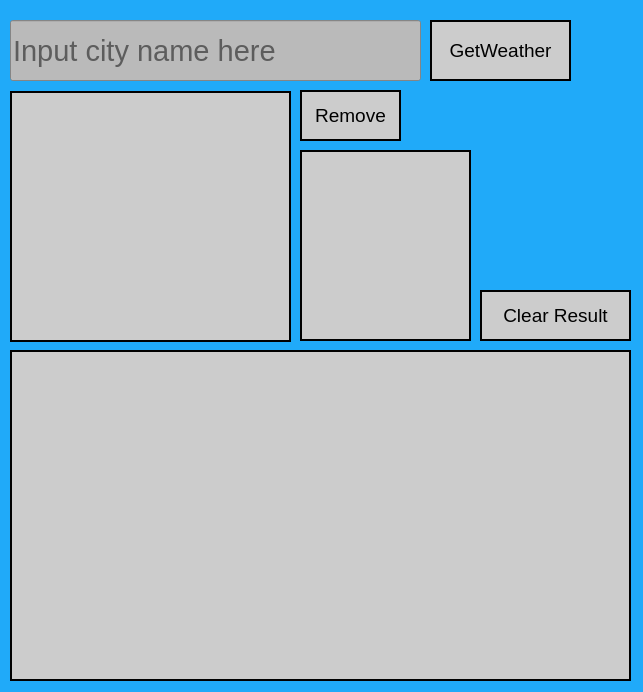
<?xml version="1.0" encoding="UTF-8"?>
<ui version="4.0">
 <class>WeatherInformationSystem</class>
 <widget class="QMainWindow" name="WeatherInformationSystem">
  <property name="geometry">
   <rect>
    <x>0</x>
    <y>0</y>
    <width>643</width>
    <height>692</height>
   </rect>
  </property>
  <property name="acceptDrops">
   <bool>true</bool>
  </property>
  <property name="windowTitle">
   <string>WeatherInformationSystem</string>
  </property>
  <property name="autoFillBackground">
   <bool>false</bool>
  </property>
  <property name="styleSheet">
   <string notr="true">QWidget{background-color: #20AAF9;}
QPushButton{
background-color: #CCCCCC;
font-size: 19px;
border: 2px solid black;	
}
QListWidget{
background-color: #CCCCCC;
font-size: 19px;	
border: 2px solid black;
}
QLabel{
background-color: #CCCCCC;
font-size: 19px;	
border: 2px solid black;
}
QCheckBox{
background-color: #CCCCCC;
font-size: 19px;	
border: 2px solid black;
}
QSlider{
background-color: #CCCCCC;
font-size: 19px;	
border: 2px solid black;
}</string>
  </property>
  <widget class="QWidget" name="centralwidget">
   <widget class="QListWidget" name="weather_res">
    <property name="geometry">
     <rect>
      <x>10</x>
      <y>350</y>
      <width>621</width>
      <height>331</height>
     </rect>
    </property>
    <property name="font">
     <font>
      <family>Arial</family>
      <pointsize>18</pointsize>
      <weight>50</weight>
      <italic>false</italic>
      <bold>false</bold>
     </font>
    </property>
    <property name="styleSheet">
     <string notr="true">font: 18pt &quot;Arial&quot;;</string>
    </property>
   </widget>
   <widget class="QLineEdit" name="cityName">
    <property name="geometry">
     <rect>
      <x>10</x>
      <y>20</y>
      <width>411</width>
      <height>61</height>
     </rect>
    </property>
    <property name="font">
     <font>
      <family>Arial</family>
      <pointsize>22</pointsize>
      <weight>50</weight>
      <italic>false</italic>
      <bold>false</bold>
     </font>
    </property>
    <property name="autoFillBackground">
     <bool>false</bool>
    </property>
    <property name="styleSheet">
     <string notr="true">background-color: rgb(186, 186, 186);
font: 22pt &quot;Arial&quot;;</string>
    </property>
    <property name="text">
     <string/>
    </property>
    <property name="placeholderText">
     <string>Input city name here</string>
    </property>
   </widget>
   <widget class="QPushButton" name="weatherButton">
    <property name="geometry">
     <rect>
      <x>430</x>
      <y>20</y>
      <width>141</width>
      <height>61</height>
     </rect>
    </property>
    <property name="font">
     <font>
      <family>Arial</family>
      <pointsize>14</pointsize>
      <weight>50</weight>
      <italic>false</italic>
      <bold>false</bold>
     </font>
    </property>
    <property name="styleSheet">
     <string notr="true">font: 14pt &quot;Arial&quot;;</string>
    </property>
    <property name="text">
     <string>GetWeather</string>
    </property>
   </widget>
   <widget class="QPushButton" name="clearButton">
    <property name="geometry">
     <rect>
      <x>480</x>
      <y>290</y>
      <width>151</width>
      <height>51</height>
     </rect>
    </property>
    <property name="font">
     <font>
      <family>Arial</family>
      <pointsize>14</pointsize>
      <weight>50</weight>
      <italic>false</italic>
      <bold>false</bold>
     </font>
    </property>
    <property name="styleSheet">
     <string notr="true">font: 14pt &quot;Arial&quot;;</string>
    </property>
    <property name="text">
     <string>Clear Result</string>
    </property>
   </widget>
   <widget class="QListWidget" name="city_list">
    <property name="geometry">
     <rect>
      <x>10</x>
      <y>91</y>
      <width>281</width>
      <height>251</height>
     </rect>
    </property>
    <property name="styleSheet">
     <string notr="true">font: 16pt &quot;MS Shell Dlg 2&quot;;</string>
    </property>
   </widget>
   <widget class="QListWidget" name="days_list">
    <property name="geometry">
     <rect>
      <x>300</x>
      <y>150</y>
      <width>171</width>
      <height>191</height>
     </rect>
    </property>
    <property name="styleSheet">
     <string notr="true">font: 14pt &quot;MS Shell Dlg 2&quot;;</string>
    </property>
   </widget>
   <widget class="QPushButton" name="removeCity_Button">
    <property name="geometry">
     <rect>
      <x>300</x>
      <y>90</y>
      <width>101</width>
      <height>51</height>
     </rect>
    </property>
    <property name="font">
     <font>
      <family>Arial</family>
      <pointsize>14</pointsize>
      <weight>50</weight>
      <italic>false</italic>
      <bold>false</bold>
     </font>
    </property>
    <property name="styleSheet">
     <string notr="true">font: 14pt &quot;Arial&quot;;</string>
    </property>
    <property name="text">
     <string>Remove</string>
    </property>
   </widget>
  </widget>
 </widget>
 <resources/>
 <connections/>
</ui>
